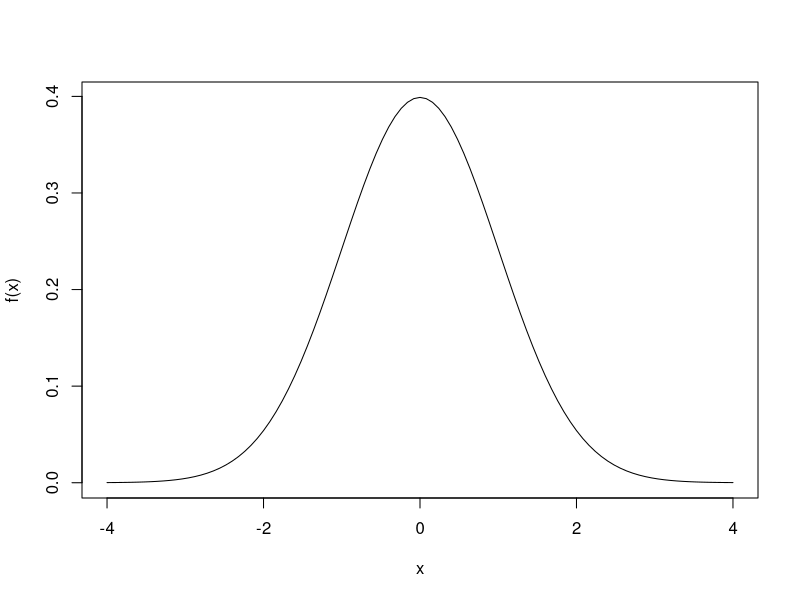

R code for this plot: (Note: this script raises an error after producing the figure.)
# 11:02:52 AM
# Jan 25, 2011
# 
# Author: Robert Bost
###############################################################################

f <- function(x){
	(1/sqrt(2*pi))*exp(-x^2/2)
}
curve(f, -4, 4)
integrate(f, -Inf, Inf)
# Don't use big number to approximate infinity
integrate(f, -4000, 4000)
lvalues <- c(-Inf, -3, -2.5, -2, -1.5, -1)
uvalues <- c(Inf, 3, 2.5, 2, 1.5, 1)
for(i in 1:length(lvalues)){
	print(integrate(f, lvalues[i], uvalues[i])$value)
}

# In book:
# pdist -- Cumulative distribution integrates from -Inf -> x
# qdist -- Inv cumulative distribution 
# ddist -- density function 
# rdist -- random numbers from dist.

# Working with Matrices
x <- matrix(data=1:16, nrow=4, byrow=TRUE)
x

# LETTERS give capital letters 1-4
y <- matrix(data=1:16, nrow=4, byrow=FALSE,
		dimnames=list(LETTERS[1:4], letters[1:4]))
y

# Two steps
z <- matrix(1:16, nrow=4)
dimnames(z) <- list(LETTERS[1:4], letters[1:4])
z

z
# All rows, third column 
z[, 3]
# All rows, third column #2
z[, "c"]
# Do not drop dimensions, notice how the above
# outputs are not columns
z[, 3, drop=FALSE]

# cbind -- column bind
# rbind -- row bind

apply(X = barley.data, MARGIN = 1, FUN = mean)

# t() -- transpose

# Ax = b
# A^-1 A x = A^-1 b
# x = A^-1 b
#
# %*% -- matrix mulitiplication
A <- matrix(data=c(3,2,1,2,-3,1,1,1,1),
		nrow=3, byrow=TRUE)
b <- matrix(data=c(10, -1, 6), nrow=3, byrow=TRUE)
x1 <- solve(A)%*%b
x2 <- solve(A, b) # same as above
cbind(x1, x2)

# det() -- determinant
# diag() --
# eigen() --
# crossprod() --

for(m in seq(10, 50, by=5)){
	print(c(m, 1-prod(365:(365-m+1))/365^m))
}

data(Grades, package="PASWR")
attach(Grades)
par(mfrow=c(2,2))
plot(sat, gpa)
plot(x=sat, y=gpa)

# Median -- number that splits ditribution in half
# write function that computes median
myMedian <- function(x){
	n <- length(x)
	if(n %% 2 == 1){
		# Number is odd
		sort(x)[(n+1)/2]
	}else{
		# Even
		twomiddle <- sort(x)[c(n/2, n/2+1)]
		mean(twomiddle)
	}
}
myMedian(c(1, 11))